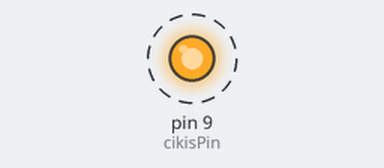
Simulated run of this sketch. Board: Arduino Uno, built with avr-gcc and run on an emulated ATmega328P. On the bench: output pins drawn as LEDs (lit = HIGH). Dashed ring = blinking.

Above: at 0.5 s.
Timing chart, 0 to 4.6 s (numbered marks = the images above):
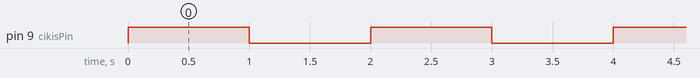

Measured:
- by itself, pin 9 (cikisPin): alternates HIGH for 1.0 s and LOW for 1.0 s

The sketch:

sketch_nov04a.ino
```cpp
int cikisPin=9;

void setup() {
  // put your setup code here, to run once:

pinMode (cikisPin,OUTPUT);  //9. pini çikis pini yap


}

void loop() {
  // put your main code here, to run repeatedly:
  //digitalWrite(pinNumarası, HIGH ya da LOW);
  //delay ms cinsinden bekleme süresi


digitalWrite(cikisPin,HIGH);
delay(1000);
digitalWrite(cikisPin,LOW);
delay(1000);

}
```
